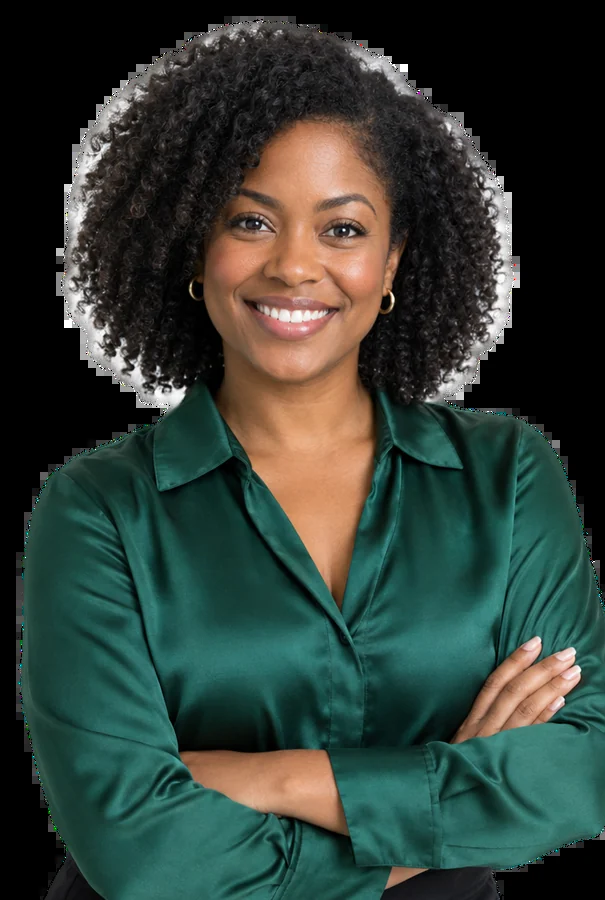
#> input picture docs/media/people/p01-account-lead.webp, 605 x 900 px
$ python -i people_hi_assets.py   (imports and definitions only)
#> lines starting #> are read from the running program, lines starting #| are printed output that depends on the picture
"""Cut-outs for the People line from the 2k portraits in media-src/people/hi: background removed, trimmed to the
figure with a little air, set on a 2:3 transparent canvas anchored at the bottom, saved as 1400px-tall WebP.
Also refreshes the matching entries under "people" in the asset manifest."""
import json, pathlib, sys
from PIL import Image
from rembg import remove, new_session
root = pathlib.Path(__file__).resolve().parent.parent
# [1 line not run here, left out]
sessions = {}
# The human segmenter drops a white hard hat held against the white backdrop; the general model keeps it
MODEL = {'p11-heat-engineer': 'isnet-general-use', 'p10-energy-manager': 'isnet-general-use'}
def session_for(k):
    name = MODEL.get(k, 'u2net_human_seg')
    if name not in sessions: sessions[name] = new_session(name)
    return sessions[name]
H = 1400; RATIO = 2 / 3; PAD = 0.03
import numpy as np
from scipy import ndimage
def defringe(im):
    """Semi-transparent edge pixels still carry the white backdrop mixed in; un-mix it, trim one pixel of rim,
    and give fully transparent pixels the colour of their nearest opaque neighbour so scaling never bleeds white."""
    arr = np.array(im).astype(np.float32); a = arr[..., 3] / 255.0; rgb = arr[..., :3]
    semi = (a > 0.01) & (a < 0.995)
    un = (rgb - (1 - a)[..., None] * 255.0) / np.maximum(a, 0.01)[..., None]
    rgb[semi] = np.clip(un[semi], 0, 255)
    solid = a > 0.5
    eroded = ndimage.binary_erosion(solid, iterations=1)
    rim = solid & ~eroded
    a[rim] *= 0.55  # soften the outermost ring so no hard light edge survives
    a = ndimage.gaussian_filter(a, 0.6)
    opaque = a > 0.2
    idx = ndimage.distance_transform_edt(~opaque, return_indices=True)[1]
    rgb[~opaque] = rgb[idx[0][~opaque], idx[1][~opaque]]
    arr[..., :3] = rgb; arr[..., 3] = np.clip(a * 255.0, 0, 255)
    return Image.fromarray(arr.astype(np.uint8), 'RGBA')
def load(p):
    raw = p.read_text(); end = max(raw.rfind(']'), raw.rfind('}')); d = json.loads(raw[:end + 1]); return d[0] if isinstance(d, list) else d
items = []
# [24 lines not run here, left out]
# [1 line that did not run here, left out]
# [1 line that did not run here, left out]
byid = {i['generationId'] for i in items}
kept = []
# [4 lines not run here, left out]
# [2 lines that did not run here, left out]
# [2 lines not run here, left out]

>>> import cv2
>>> picture = cv2.imread('../docs/media/people/p01-account-lead.webp', cv2.IMREAD_GRAYSCALE)
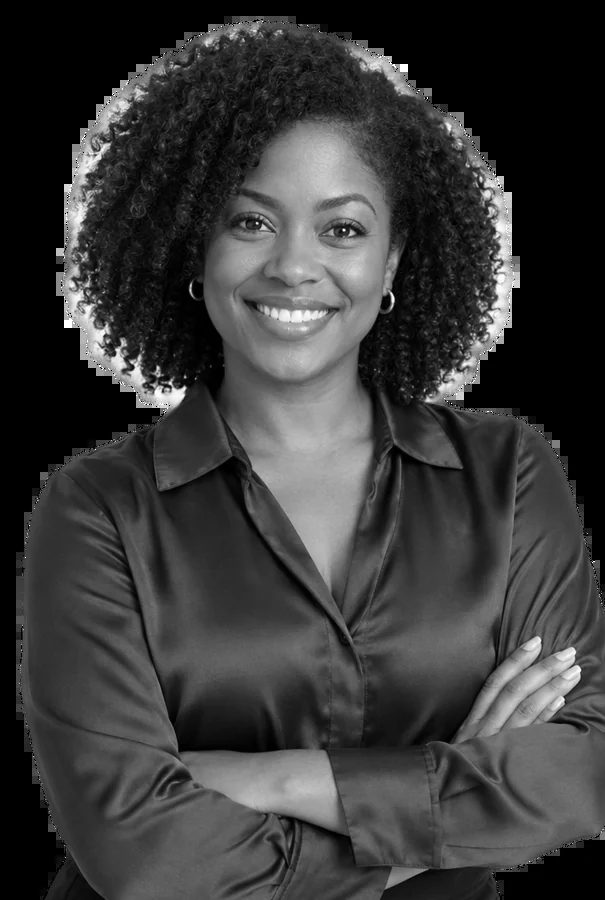
#> picture: shape (900, 605); min 0, max 255, mean 57.1
>>> result = defringe(picture)
#> in defringe, `a = arr[..., 3] / 255.0`: a = 900 values from 0 to 0
#> in defringe, `rgb = arr[..., :3]`: rgb = 900 rows, first 8: [0, 0, 0], [0, 0, 0], [0, 0, 0], [0, 0, 0], [0, 0, 0], [0, 0, 0], [0, 0, 0], [0, 0, 0]
#> in defringe, `un = (rgb - (1 - a)[..., None] * 255.0) / np.maximum(a, 0.01)[..., None]`: un = 900 rows, first 8: [-25500, -25500, -25500], [-25500, -25500, -25500], [-25500, -25500, -25500], [-25500, -25500, -25500], [-25500, -25500, -25500], [-25500, -25500, -25500], [-25500, -25500, -25500], [-25500, -25500, -25500]
#> (the run stopped early here; a loop or call above may not have finished)

$ run again, on docs/media/people/p05-heat-engineer.webp
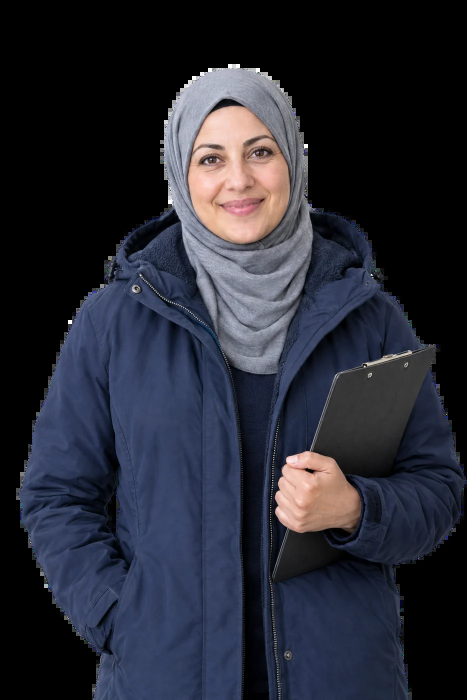
#> input picture docs/media/people/p05-heat-engineer.webp, 933 x 1400 px (shown at 1/2 size)
#> `picture = cv2.imread('../docs/media/people/p01-account-lead.webp', cv2..`:
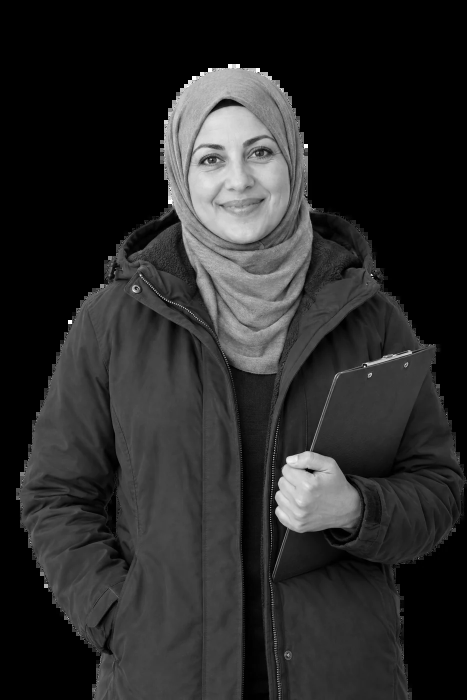
#> picture: shape (1400, 933) (shown at 1/2 size); min 0, max 255, mean 41.1
#> a = 1400 values from 0 to 0
#> rgb = 1400 rows, first 8: [0, 0, 0], [0, 0, 0], [0, 0, 0], [0, 0, 0], [0, 0, 0], [0, 0, 0], [0, 0, 0], [0, 0, 0]
#> un = 1400 rows, first 8: [-25500, -25500, -25500], [-25500, -25500, -25500], [-25500, -25500, -25500], [-25500, -25500, -25500], [-25500, -25500, -25500], [-25500, -25500, -25500], [-25500, -25500, -25500], [-25500, -25500, -25500]

$ run again, on docs/media/people/p06-cooling-engineer.webp
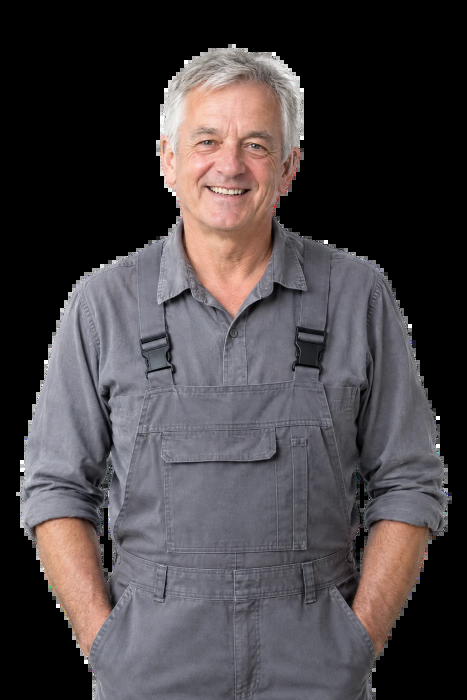
#> input picture docs/media/people/p06-cooling-engineer.webp, 934 x 1400 px (shown at 1/2 size)
#> `picture = cv2.imread('../docs/media/people/p01-account-lead.webp', cv2..`:
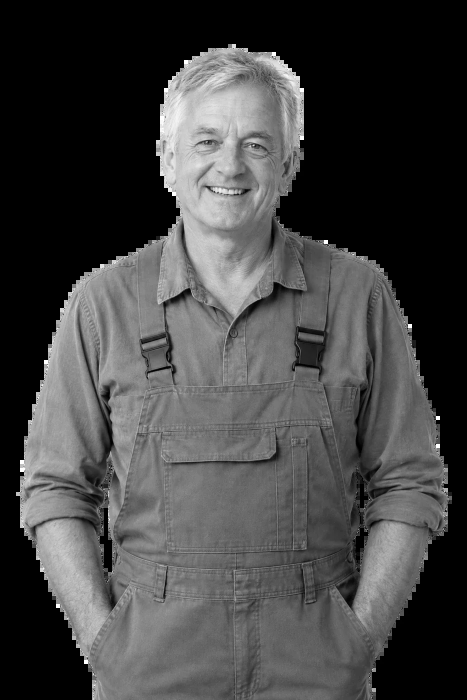
#> picture: shape (1400, 934) (shown at 1/2 size); min 0, max 255, mean 67.6
#> a = 1400 values from 0 to 0
#> rgb = 1400 rows, first 8: [0, 0, 0], [0, 0, 0], [0, 0, 0], [0, 0, 0], [0, 0, 0], [0, 0, 0], [0, 0, 0], [0, 0, 0]
#> un = 1400 rows, first 8: [-25500, -25500, -25500], [-25500, -25500, -25500], [-25500, -25500, -25500], [-25500, -25500, -25500], [-25500, -25500, -25500], [-25500, -25500, -25500], [-25500, -25500, -25500], [-25500, -25500, -25500]

$ run again, on docs/media/people/p07-network-engineer.webp
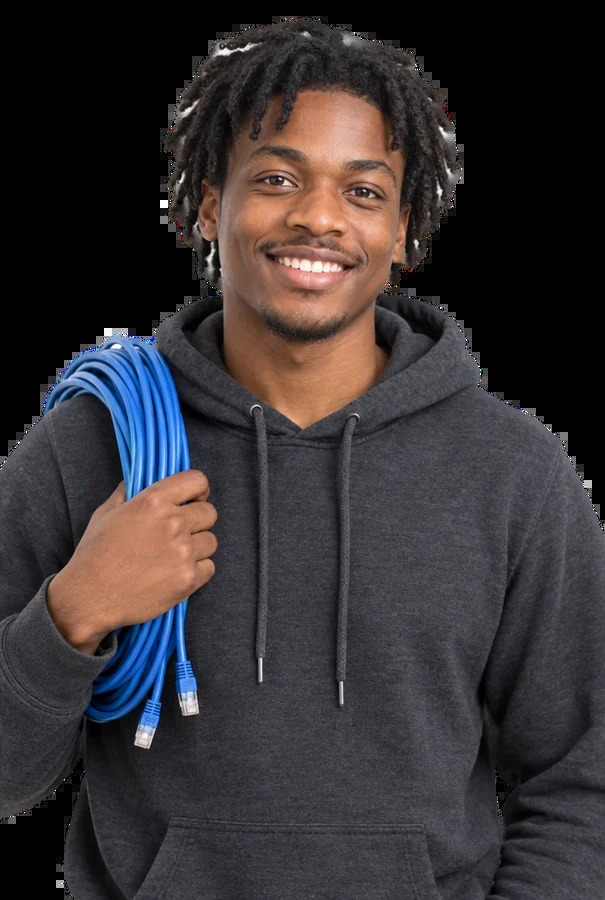
#> input picture docs/media/people/p07-network-engineer.webp, 605 x 900 px
#> `picture = cv2.imread('../docs/media/people/p01-account-lead.webp', cv2..`:
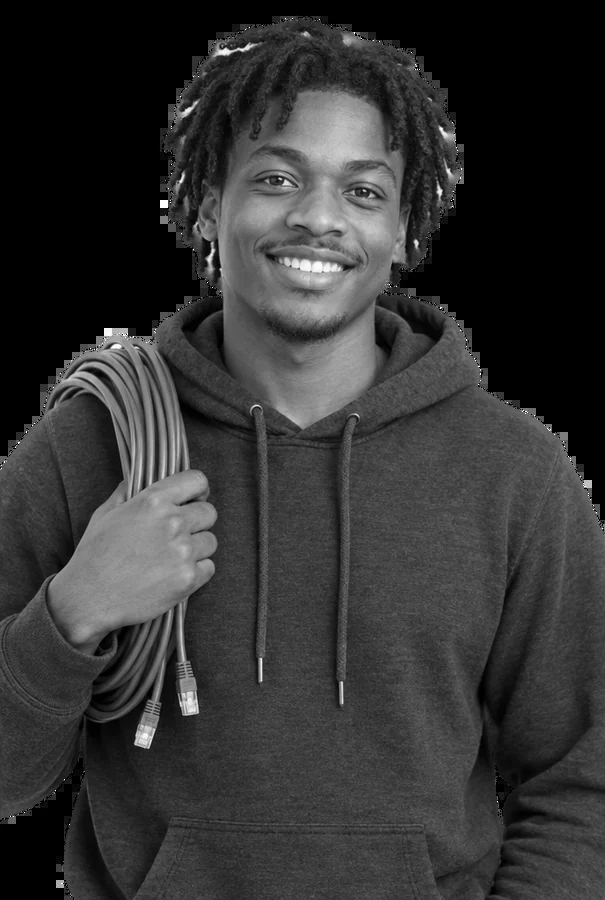
#> picture: shape (900, 605); min 0, max 255, mean 51.2
#> in defringe, `a = arr[..., 3] / 255.0`: a = 900 values, max 0.498 at index 464, min 0 at index 0, mean 0.0993
#> rgb = 900 rows, first 8: [0, 0, 0], [0, 0, 0], [0, 0, 0], [0, 0, 0], [0, 0, 0], [0, 0, 0], [0, 0, 0], [0, 0, 0]
#> un = 900 rows, first 8: [-25500, -25500, -25500], [-25500, -25500, -25500], [-25500, -25500, -25500], [-25500, -25500, -25500], [-25500, -25500, -25500], [-25500, -25500, -25500], [-25500, -25500, -25500], [-25500, -25500, -25500]
#> in defringe, `a = ndimage.gaussian_filter(a, 0.6)`: a = 900 values, max 0.447 at index 464, min 0 at index 0, mean 0.0993
